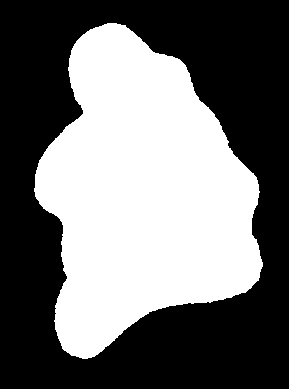
%> input picture c1.jpg, 289 x 389 px
$ octave --eval "main;"   (GNU Octave 9; MATLAB toolbox functions it lacks are replaced by stand-ins)
%> lines starting %> are read from the running program, lines starting %| are printed output that depends on the picture; in (x1, y1, x2, y2) boxes, pixels count from 0 and x2, y2 are one past the last pixel; in counts of white or black regions, pixels touching at a corner belong together; the program's own positions count from 1
### bw_chain_fil.m
function recon=bw_chain_fil(BW,nc,graf)
%%funci髇 basada en Fourier el韕tico desarrollado por Kuhl & Giardina
%
%          varibles de entrada:
%  BW: imagen binaria del contorno a analizar, 1 para contorno y 0 para
%  fondo, la imagen no debe contener "holes", debe ser un contorno cerrado
%  nc: N鷐ero de coeficientes de las series de Fourier
%
%          varibles de salida:
%  recon= perimetro filtrado


%% Convierte la imagen a tipo binario y realiza ajuste para c骴igo de cadena
if ~islogical(BW)
    if size(BW,3)>3
        BW=BW(:,:,1:3);
    end
    BW=im2bw(BW);
end

BW = padarray(BW,2);
BW=bwperim(BW);
BW=bwmorph(BW,'spur');
BW=bwmorph(BW,'thin');
pxl= regionprops(BW,'PixelList');
pxl=pxl.PixelList;
if graf
figure, plot( pxl(:,1),pxl(:,2),'.'), hold on
end
%%                               C骴igo de cadena
[yi,xi]=find(BW,1,'first');
xo=xi; yo=yi;
con=2;
longitud=length(pxl);
BW=double(BW);
le=sqrt(2);

cadena=zeros(1,longitud);
for i=1:longitud-1

    pos=[yi,xi+1;yi-1,xi+1;yi-1,xi;yi-1,xi-1;yi,xi-1;yi+1,xi-1;yi+1,xi;yi+1,xi+1];
    if((all(pos(:,1)>0) && all(pos(:,2)>0)) && (all(pos(:,1)<=size(BW,1)) && all(pos(:,2)<=size(BW,2))))

        neigh=[BW(pos(1,1),pos(1,2)),BW(pos(2,1),pos(2,2))*le,BW(pos(3,1),pos(3,2)),...
            BW(pos(4,1),pos(4,2))*le,BW(pos(5,1),pos(5,2)),BW(pos(6,1),pos(6,2))*le,...
            BW(pos(7,1),pos(7,2)),BW(pos(8,1),pos(8,2))*le];
    else
        neigh = zeros(1,size(pos,1));
        for m = 1:size(pos,1)
            if(all(pos(m,:)~=0) && all(pos(m,:)<=size(BW)))
               if mod(m,2) == 1
                   neigh(m) = BW(pos(m,1),pos(m,2));
               else
                   neigh(m) = BW(pos(m,1),pos(m,2))*le;
               end
            else
                neigh(m) = 0;
            end
        end
    end
    neigh(neigh==0)=2;
    if(all(neigh == 2))
        BW(yi,xi)=0;
        [ynn,xnn] = find(BW);
        D = sqrt( (xi-xnn).^2 + (yi-ynn).^2 );
        [val,pos] = min(D);
        xi = xnn(pos);
        yi = ynn(pos);
    else
        [~,mino]=min(neigh);
        cadena(i)= mino(1)-1;
        BW(yi,xi)=0;
        xi=pos(mino,2);
        yi=pos(mino,1);
    end
end

pos=[yi,xi+1;yi-1,xi+1;yi-1,xi;yi-1,xi-1;yi,xi-1;yi+1,xi-1;yi+1,xi;yi+1,xi+1];
BW(yo,xo)=1;
neigh=[BW(pos(1,1),pos(1,2)),BW(pos(2,1),pos(2,2))*le,BW(pos(3,1),pos(3,2)),...
    BW(pos(4,1),pos(4,2))*le,BW(pos(5,1),pos(5,2)),BW(pos(6,1),pos(6,2))*le,...
    BW(pos(7,1),pos(7,2)),BW(pos(8,1),pos(8,2))*le];
neigh(neigh==0)=2;
[~,mino]=min(neigh);
cadena(i+1)= mino(1)-1;
mn=length(cadena);


%%                   Tiempo y distancia Traversal
deltat=zeros(1,length(cadena));
deltat(1)=1+((sqrt(2)-1)/2)*(1-(-1)^cadena(1));
deltat2=1+((sqrt(2)-1)/2)*(1-(-1).^cadena);
deltaxa=sign(6-cadena(1))*sign(2-cadena(1));
deltaya=sign(4-cadena(1))*sign(cadena(1));
for i=2:length(cadena)
    deltat(i)=deltat(i-1)+1+((sqrt(2)-1)/2)*(1-(-1)^cadena(i));
    deltaxa(i)=deltaxa(i-1)+ sign(6-cadena(i))*sign(2-cadena(i));
    deltaya(i)=deltaya(i-1)+ sign(4-cadena(i))*sign(cadena(i));
end
T = deltat(end);
deltax=sign(6-cadena).*sign(2-cadena);
deltay=sign(4-cadena).*sign(cadena);


%%                   C醠culo de los coeficientes
a=zeros(1,nc);
b=a;
c=a;
d=a;

q_x = deltax./ deltat2;
q_y = deltay./ deltat2;
for n=1:nc
    two_n_pi = 2 * n * pi;
    sigma_a = 0;
    sigma_b = 0;
    sigma_c = 0;
    sigma_d = 0;
    tp_prev = 0;
    for p=1:length(cadena)
        sigma_a = sigma_a + q_x(p) * (cos(two_n_pi * deltat(p) / T) - cos(two_n_pi * tp_prev / T));
        sigma_b = sigma_b + q_x(p) * (sin(two_n_pi * deltat(p) / T) - sin(two_n_pi * tp_prev / T));
        sigma_c = sigma_c + q_y(p) * (cos(two_n_pi * deltat(p) / T) - cos(two_n_pi * tp_prev / T));
        sigma_d = sigma_d + q_y(p) * (sin(two_n_pi * deltat(p) / T) - sin(two_n_pi * tp_prev / T));
        tp_prev = deltat(p);
    end
    r = T/(2*n^2*pi^2);

    a(n) = r * sigma_a;
    b(n) = r * sigma_b;
    c(n)= r * sigma_c;
    d(n)= r * sigma_d;
end

%%                         C醠culo de la componente directa
A0 = 0;
C0 = 0;
A0 = A0 + deltax(1) / (2 * deltat2(1)) * (deltat(1))^2 ;
C0 = C0 + deltay(1) / (2 * deltat2(1)) * (deltat(1))^2 ;
for p = 2 : length(cadena)

    zeta = deltaxa(p - 1) - deltax(p) / deltat2(p) * deltat(p - 1);
    delta = deltaya(p - 1) - deltay(p) / deltat2(p) * deltat(p - 1);
    A0 = A0 + deltax(p) / (2 * deltat2(p)) * ((deltat(p))^2 - (deltat(p - 1))^2) + zeta * (deltat(p) - deltat(p-1));
    C0 = C0 + deltay(p) / (2 * deltat2(p)) * ((deltat(p))^2 - (deltat(p - 1))^2) + delta * (deltat(p) - deltat(p-1));

end
A0 = A0 / T;
C0 = C0 / T;


for t = 1 : mn
    x = xo;
    y = yo;
    for ii = 1: nc
        x = x + (a(ii) * cos(2 * ii * pi * t / mn) + b(ii) * sin(2 * ii * pi * t / mn));
        y = y - (c(ii) * cos(2 * ii * pi * t / mn) + d(ii) * sin(2 * ii * pi * t / mn));
    end
    recon(t,1) = A0 + x;
    recon(t,2) = -C0 + y;

end
if graf
plot( recon(:,1),recon(:,2))
end

### inscribedCircles_2.m
function main
close all;
%load franke
im = imread('testimage/c1.jpg');
%> im is the input picture: size 389x289x3 uint8; min 0, max 255, mean 111.8
im=imresize(im,1.5);
%> im: size 584x434x3 uint8
%im = imrotate(im,25,'bicubic');
%imshow(im);
BW = imbinarize(im(:,:,1));
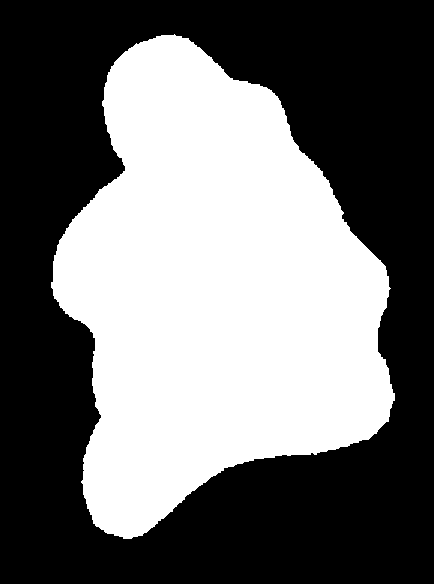
%> BW: size 584x434 logical; 43.8% white; 1 white region, box (x1, y1, x2, y2) and area: (51, 34, 395, 539) 110962

%PASO 1
dist = bwdist(~BW);
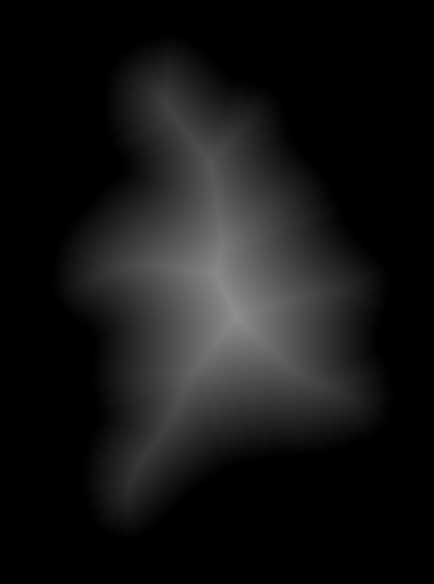
%> dist: size 584x434 single; min 0, max 142.9, mean 21.4
radii=max(dist(:));
%> radii = 142.9

[x,y]=find(dist==radii);
%> x = 316; y = 236
[B,L] = bwboundaries(BW);
%> B = 1 boundary; box (x1, y1, x2, y2) and points: (51, 34, 395, 539) 1364
N = 40;
%figure,imshow(label2rgb(L, @jet, [.5 .5 .5]))
%imshow(a_bw);
for k = 1:size(B,1)
    boundary = B{k};
    %figure,plot(boundary(:,2),boundary(:,1))
end
%> this loop made 1 pass

Ibw = imfill(BW,'holes');
Ilabel = bwlabel(Ibw);
stat = regionprops(Ilabel,'centroid');
%> stat = 1 region; Centroid: [214.6 292.4]
centroid = stat.Centroid;
%> centroid = [214.6 292.4]

% [10 lines of commented-out code are left out]
imSmooth = bw_chain_fil(BW,35,0); % Fourier eliptico smooth
%> in bw_chain_fil, `BW=bwperim(BW);`:
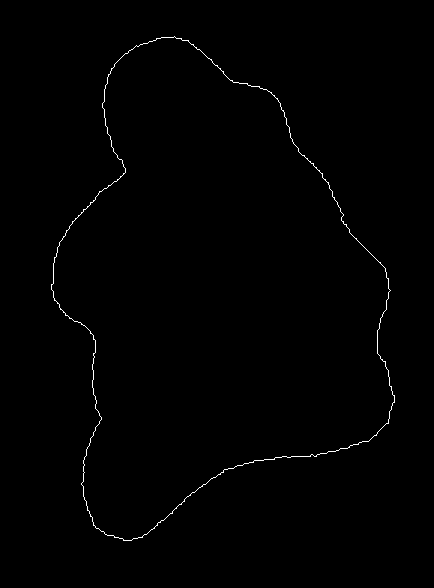
%> BW: size 588x434 logical; 0.53% white in thin lines or dots, all inside (x1, y1, x2, y2) = (51, 36, 395, 541)
%> in bw_chain_fil, `BW=bwmorph(BW,'thin');`:
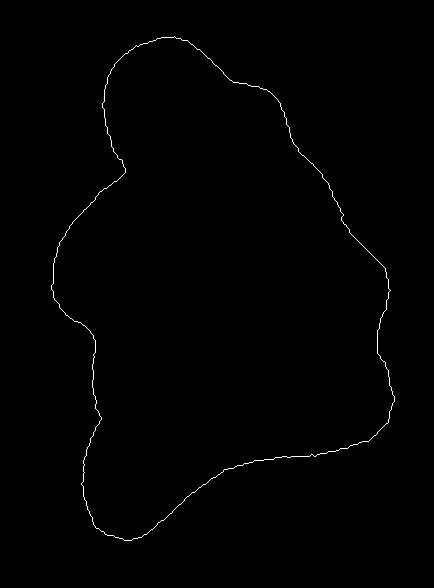
%> BW: size 588x434 logical; 0.5% white in thin lines or dots, all inside (x1, y1, x2, y2) = (51, 36, 395, 541)
%> in bw_chain_fil, `pxl=pxl.PixelList;`: pxl = 1273 rows, first 12: [52 286; 52 287; 53 285; 52 288; 54 284; 52 289; 54 283; 52 290; 54 282; 53 291; 54 281; 54 292]
%> in bw_chain_fil, `[yi,xi]=find(BW,1,'first');`: yi = 286; xi = 52
%> in bw_chain_fil, `yo=yi`: yo = 286
%> in bw_chain_fil, `longitud=length(pxl);`: longitud = 1273
%> the loop in bw_chain_fil, `for i=1:longitud-1` made 1272 passes
%> (mino, xi, yi) on passes 1 to 8: (7, 52, 287), (7, 52, 288), (7, 52, 289), (7, 52, 290), (8, 53, 291), (8, 54, 292), (7, 54, 293), (7, 54, 294)
%> after the loop in bw_chain_fil, `for i=1:longitud-1`:
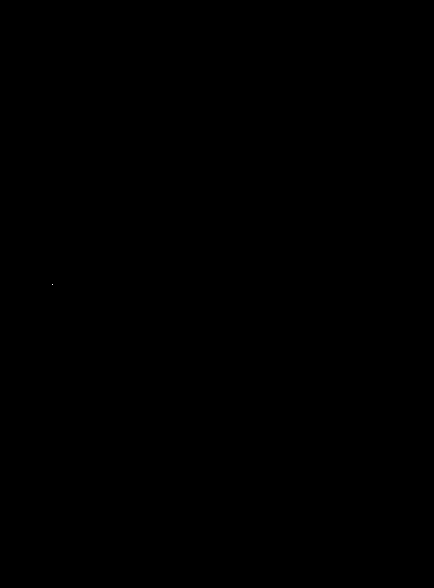
%> BW: size 588x434 double; values 0 (black) and 1 (white), 0% white in thin lines or dots, all inside (x1, y1, x2, y2) = (52, 284, 53, 285)
%> after the loop in bw_chain_fil, `for i=1:longitud-1`: cadena = 1273 values, max 7 at index 5, min 0 at index 31, mean 3.47; mino = 6; neigh = [2 2 2 2 2 1.41 2 2]; xi = 53; yi = 285
%> in bw_chain_fil, `pos=[yi,xi+1;yi-1,xi+1;yi-1,xi;yi-1,xi-1;yi,xi-1;yi+1,xi-1;yi+1,xi;yi+..`: pos = [285 54; 284 54; 284 53; 284 52; 285 52; 286 52; 286 53; 286 54]
%> in bw_chain_fil, `neigh=[BW(pos(1,1),pos(1,2)),BW(pos(2,1),pos(2,2))*le,BW(pos(3,1),pos(..`: neigh = [0 0 0 0 0 1.41 0 0]
%> in bw_chain_fil, `mn=length(cadena);`: mn = 1273
%> in bw_chain_fil, `deltat2=1+((sqrt(2)-1)/2)*(1-(-1).^cadena);`: deltat2 = 1273 values, max 1.41 at index 5, min 1 at index 1, mean 1.18
%> in bw_chain_fil, `deltaxa=sign(6-cadena(1))*sign(2-cadena(1));`: deltaxa = 0
%> in bw_chain_fil, `deltaya=sign(4-cadena(1))*sign(cadena(1));`: deltaya = -1
%> after the loop in bw_chain_fil, `for i=2:length(cadena)`: deltat = 1273 values from 1 to 1505.4; deltaxa = 1273 values, max 343 at index 570, min 0 at index 1, mean 155.3; deltaya = 1273 values, max 249 at index 981, min -255 at index 280, mean -13.35
%> in bw_chain_fil, `T = deltat(end);`: T = 1505.4
%> in bw_chain_fil, `deltax=sign(6-cadena).*sign(2-cadena);`: deltax = 1273 values, max 1 at index 5, min -1 at index 76, mean 0
%> in bw_chain_fil, `deltay=sign(4-cadena).*sign(cadena);`: deltay = 1273 values, max 1 at index 288, min -1 at index 1, mean 0
%> in bw_chain_fil, `q_x = deltax./ deltat2;`: q_x = 1273 values, max 1 at index 31, min -1 at index 611, mean 0.02
%> in bw_chain_fil, `q_y = deltay./ deltat2;`: q_y = 1273 values, max 1 at index 314, min -1 at index 1, mean -0.0214
%> the loop in bw_chain_fil, `for n=1:nc` made 35 passes
%> r on passes 1 to 8: 76.26, 19.07, 8.47, 4.77, 3.05, 2.12, 1.56, 1.19
%> after the loop in bw_chain_fil, `for n=1:nc`: a = 35 values, max 27.76 at index 2, min -159.7 at index 1, mean -4.42; b = 35 values, max 8.8 at index 3, min -10.41 at index 1, mean -0.0994; c = 35 values, max 18.35 at index 1, min -10.76 at index 2, mean 0.303; d = 35 values, max 14.4 at index 4, min -220.5 at index 1, mean -6.17
%> in bw_chain_fil, `A0 = A0 + deltax(1) / (2 * deltat2(1)) * (deltat(1))^2 ;`: A0 = 0
%> in bw_chain_fil, `C0 = C0 + deltay(1) / (2 * deltat2(1)) * (deltat(1))^2 ;`: C0 = -0.5
%> the loop in bw_chain_fil, `for p = 2 : length(cadena)` made 1272 passes
%> (zeta, delta, A0, C0) on passes 1 to 3: (0, 0, 0, -2), (0, 0, 0, -4.5), (0, 0, 0, -8)
%> after the loop in bw_chain_fil, `for p = 2 : length(cadena)`: A0 = 234083.7; C0 = -16323.2
%> in bw_chain_fil, `A0 = A0 / T;`: A0 = 155.5
%> in bw_chain_fil, `C0 = C0 / T;`: C0 = -10.84
%> after the loop in bw_chain_fil, `for t = 1 : mn`: recon = 1273 rows, first 12: [52.95 287.3; 52.98 288.3; 53.04 289.4; 53.13 290.4; 53.26 291.5; 53.42 292.5; 53.62 293.5; 53.86 294.6; 54.14 295.6; 54.45 296.6; 54.81 297.6; 55.2 298.7]
%> imSmooth has the same summary as recon in bw_chain_fil
% [6 lines of commented-out code are left out]
plot(imSmooth(:,2),imSmooth(:,1))
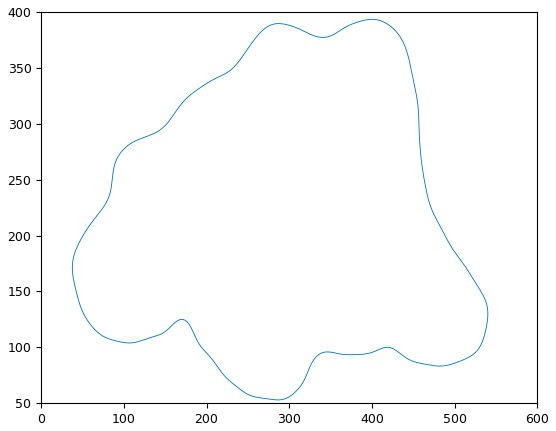
%> figure redrawn from the program's plot data

% [8 lines of commented-out code are left out]


%%%%%%%%%%%%%%%%%%%%%%%%%%%%%%%%%%%%%%%%%%%%%%%%%%%%%%%%%%%%%%%%%%%%%%%%%%%%%
%%%%%%%%%%%%%%%%%%%%%%%%%%%%%%%%%%%%%%%%%%%%%%%%%%%%%%%%%%%%%%%%%%%%%%%%%%%%%
%%%%%%%%%%%%%%%%%%%%%%%%%%%%%%%%%%%%%%%%%%%%%%%%%%%%%%%%%%%%%%%%%%%%%%%%%%%%%
%PASO 3
%Obtener puntos que rebasen un delta
len = size(imSmooth,1); %numero de pixeles en el contorno
puntos = 1;
i = 1;
cont = 1;
delta = 0.4;
%figure, plot(Ysmooth)
%hold on
%plot(i,Ysmooth(i),'ks')
while i<len
    for xi = len:-1:i
        c = polyfit([i,xi],[imSmooth(i,2),imSmooth(xi,2)],1);
        ylin = polyval(c,i:xi)';
        maxi_div=max(abs(imSmooth(i:xi,2)-ylin));
        if maxi_div<delta
            %plot(xi,imSmooth(xi,2),'ks')
            %plot([i,xi],[ylin(1),ylin(end)])
            %
            cont=cont+1;
            puntos(cont)=xi;
            i = xi;
            break
        end
    end
end
%> after the loop, cont = 56; i = 1273; puntos = 56 values from 1 to 1273
%figx=figure;
plot(imSmooth(:,2),imSmooth(:,1))
hold on
for i=1:length(puntos)
    plot(imSmooth(puntos(i),2),imSmooth(puntos(i),1),'ks')
    drawnow
end
%> this loop made 56 passes
for  i = 1:length(puntos)-1
    plot([imSmooth(puntos(i),2),imSmooth(puntos(i+1),2)],[imSmooth(puntos(i),1),imSmooth(puntos(i+1),1)])
    %puntoMedio = [sum(parPuntos(i:i+1,1))/2,sum(parPuntos(i:i+1,2))/2];
    %plot([puntoMedio(1),centroid(2)],[puntoMedio(2),centroid(1)])
end
%> this loop made 55 passes
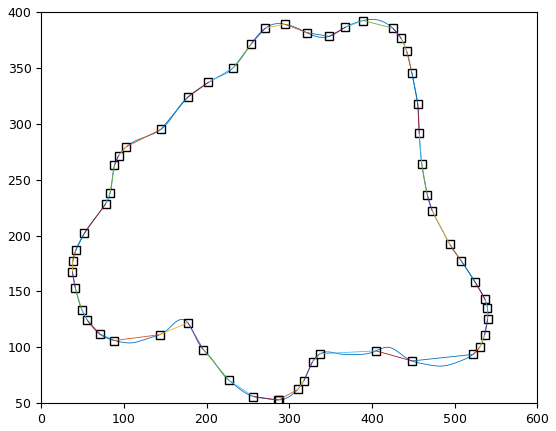
%> figure redrawn from the program's plot data
puntosSeleccionados = [];
count = 1;

for  i = 1:length(puntos)-1
    puntoMedio = [sum(imSmooth(puntos(i:i+1),1))/2,sum(imSmooth(puntos(i:i+1),2))/2];
    [xi,yi] = polyxpoly(imSmooth(puntos(i:i+1),1),imSmooth(puntos(i:i+1),2),imSmooth(:,1),imSmooth(:,2)); %Se revisa si intersecta la linea entre el punto medio de los 2 puntos y el centroide de la figura
    [xi2,~] = polyxpoly([puntoMedio(1),centroid(1)],[puntoMedio(2),centroid(2)],imSmooth(:,1),imSmooth(:,2));
    %plot(yi,xi,'md');
    %Si estas variables traen algo?, ya no cumple porque estan
    %intersectando antes la figura que la linea generada, y se sacan del
    xi([1,length(xi)]) = [];
    %arreglo
    if(isempty(xi) && isempty(xi2))
        %if(puntosEliminar.ismember()
        if(~ any(puntosSeleccionados == i))
            puntosSeleccionados(count) = i;
            count = count + 1;
        end

        if(~ any(puntosSeleccionados == i+1))
            puntosSeleccionados(count) = i + 1;
            count = count + 1;
        end
    end
end
%> this loop made 1 pass
%> puntoMedio on pass 1: [57.63 298.8]
figure,plot(imSmooth(:,2),imSmooth(:,1))
puntos = puntos(puntosSeleccionados); %Se eliminan los puntos que no cumplen
hold on
plot(imSmooth(puntos,2),imSmooth(puntos,1),'ks');
title('Puntos seleccionados')
x=imSmooth(puntos,2); y=imSmooth(puntos,1);
close all
tr=0;
while length(puntos)>3
    if tr==0
    ini=randi(length(puntos),1);
    puntost = circshift(puntos,ini);
    else
        puntost = circshift(puntos,tr);
        tr=tr+1;
    end
    borrar=fitting_cric(x,y,imSmooth,puntost,1);
    if ~isempty(borrar)
        xb=puntost(borrar);
        for i=1:length(xb)
            puntos(puntos==xb(i))=[];
        end
    end
    if length(puntos)<10 && tr==0
        tr=1;
    end
    if length(puntos)<4 || tr>10
        break
    end
end
ini
% [7 lines of commented-out code are left out]
end% main

%Acumulado de la distancia euclidiana de los puntos
% [6 lines left out: function get_ac_dist, not called in this run]

%Distancia euclidiana
function ec_dist = get_ec_dist(point1,point2)
ec_dist = sqrt((point1(1)-point2(1))^2+(point1(2)-point2(2))^2);
end


% [79 lines left out: functions fitting_cric, circfit, not called in this run]
%> (the run ends here)

$ run again, with c2.jpg copied over c1.jpg
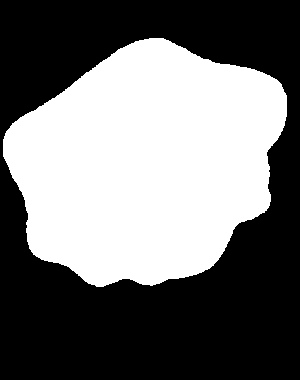
%> input picture c2.jpg, 300 x 380 px
%> in main, im is the input picture: size 380x300x3 uint8; min 0, max 255, mean 113.6
%> im: size 570x450x3 uint8
%> radii = 164.8
%> in main, `[x,y]=find(dist==radii);`: x = 255; y = 213
%> L: size 570x450 double; values 0 (black) and 1 (white), 44.5% white; 1 white region, box (x1, y1, x2, y2) and area: (4, 57, 431, 431) 114260
%> B = 1 boundary; box (x1, y1, x2, y2) and points: (4, 57, 431, 431) 1180
%> the loop in main, `for k = 1:size(B,1)` made 1 pass
%> stat = 1 region; Centroid: [220.2 246.1]
%> centroid = [220.2 246.1]
%> in bw_chain_fil, `BW=bwperim(BW);`:
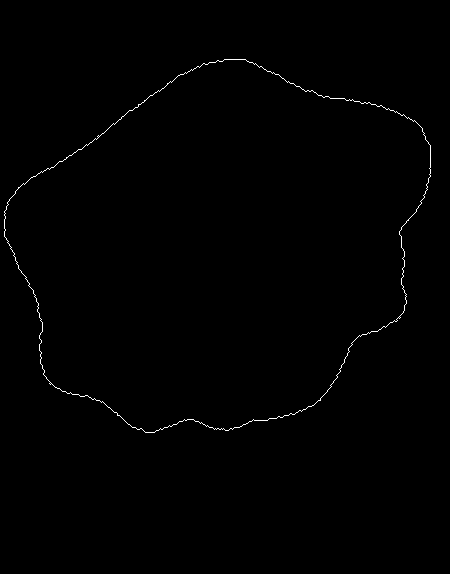
%> BW: size 574x450 logical; 0.46% white in thin lines or dots, all inside (x1, y1, x2, y2) = (4, 59, 431, 433)
%> pxl = 1171 rows, first 12: [5 212; 5 213; 6 211; 6 214; 7 210; 5 215; 7 209; 5 216; 7 208; 6 217; 7 207; 6 218]
%> in bw_chain_fil, `[yi,xi]=find(BW,1,'first');`: yi = 212; xi = 5
%> yo = 212
%> longitud = 1171
%> the loop in bw_chain_fil, `for i=1:longitud-1` made 1170 passes
%> (mino, xi) on passes 1 to 8: (7, 5), (8, 6), (6, 5), (7, 5), (8, 6), (7, 6), (7, 6), (6, 5)
%> after the loop in bw_chain_fil, `for i=1:longitud-1`: D = [408.5; 409.2]; cadena = 1171 values, max 7 at index 2, min 0 at index 179, mean 3.43; mino = 2; neigh = [2 1.41 2 2 2 2 2 2]; val = 408.5; xi = 401; xnn = [400; 401]; yi = 318; ynn = [319; 318]
%> pos = [318 402; 317 402; 317 401; 317 400; 318 400; 319 400; 319 401; 319 402]
%> in bw_chain_fil, `neigh=[BW(pos(1,1),pos(1,2)),BW(pos(2,1),pos(2,2))*le,BW(pos(3,1),pos(..`: neigh = [0 0 0 0 0 0 0 0]
%> in bw_chain_fil, `[~,mino]=min(neigh);`: mino = 1
%> mn = 1171
%> deltat2 = 1171 values, max 1.41 at index 2, min 1 at index 1, mean 1.24
%> in bw_chain_fil, `deltaxa=sign(6-cadena(1))*sign(2-cadena(1));`: deltaxa = 0
%> in bw_chain_fil, `deltaya=sign(4-cadena(1))*sign(cadena(1));`: deltaya = -1
%> after the loop in bw_chain_fil, `for i=2:length(cadena)`: deltat = 1171 values from 1 to 1448.1; deltaxa = 1171 values, max 426 at index 690, min 0 at index 1, mean 218; deltaya = 1171 values, max 152 at index 915, min -221 at index 269, mean -37.37
%> T = 1448.1
%> deltax = 1171 values, max 1 at index 2, min -1 at index 3, mean 0.00342
%> deltay = 1171 values, max 1 at index 174, min -1 at index 1, mean 0.00171
%> q_x = 1171 values, max 1 at index 179, min -1 at index 750, mean 0.00167
%> q_y = 1171 values, max 1 at index 445, min -1 at index 1, mean 0.00696
%> the loop in bw_chain_fil, `for n=1:nc` made 35 passes
%> r on passes 1 to 8: 73.36, 18.34, 8.15, 4.59, 2.93, 2.04, 1.5, 1.15
%> after the loop in bw_chain_fil, `for n=1:nc`: a = 35 values, max 1.6 at index 3, min -194.6 at index 1, mean -6.15; b = 35 values, max 4.32 at index 5, min -54.41 at index 1, mean -1.31; c = 35 values, max 25.89 at index 1, min -0.938 at index 13, mean 1.04; d = 35 values, max 3.31 at index 4, min -178.2 at index 1, mean -4.95
%> in bw_chain_fil, `A0 = A0 + deltax(1) / (2 * deltat2(1)) * (deltat(1))^2 ;`: A0 = 0
%> in bw_chain_fil, `C0 = C0 + deltay(1) / (2 * deltat2(1)) * (deltat(1))^2 ;`: C0 = -0.5
%> the loop in bw_chain_fil, `for p = 2 : length(cadena)` made 1170 passes
%> (zeta, delta, A0, C0) on passes 1 to 3: (-0.707, -0.293, 0.707, -2.62), (2.71, -0.293, 1.41, -6.16), (0, 0.828, 1.41, -9.66)
%> after the loop in bw_chain_fil, `for p = 2 : length(cadena)`: A0 = 313624.7; C0 = -53133.8
%> in bw_chain_fil, `A0 = A0 / T;`: A0 = 216.6
%> in bw_chain_fil, `C0 = C0 / T;`: C0 = -36.69
%> after the loop in bw_chain_fil, `for t = 1 : mn`: recon = 1171 rows, first 12: [6.24 213.2; 6.32 214; 6.41 214.9; 6.51 215.8; 6.6 216.7; 6.68 217.7; 6.77 218.7; 6.84 219.7; 6.91 220.7; 6.98 221.8; 7.04 222.9; 7.1 224]
%> imSmooth has the same summary as recon in bw_chain_fil
%> after the loop in main, `while i<len`: cont = 60; i = 1171; puntos = 60 values from 1 to 1171
%> the loop in main, `for i=1:length(puntos)` made 60 passes
%> the loop in main, `for  i = 1:length(puntos)-1` made 59 passes
%> after the loop in main, `for  i = 1:length(puntos)-1`:
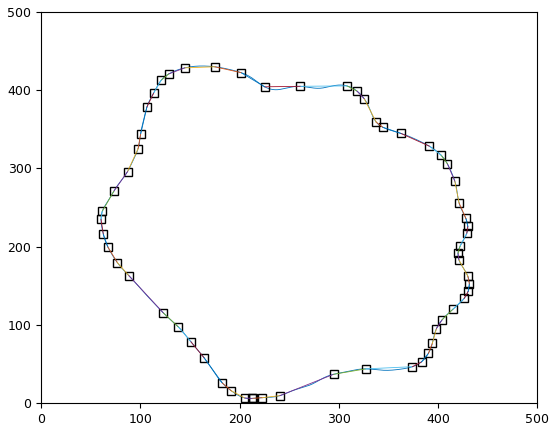
%> figure redrawn from the program's plot data
%> the loop in main, `for  i = 1:length(puntos)-1` made 1 pass
%> puntoMedio on pass 1: [6.64 218]
